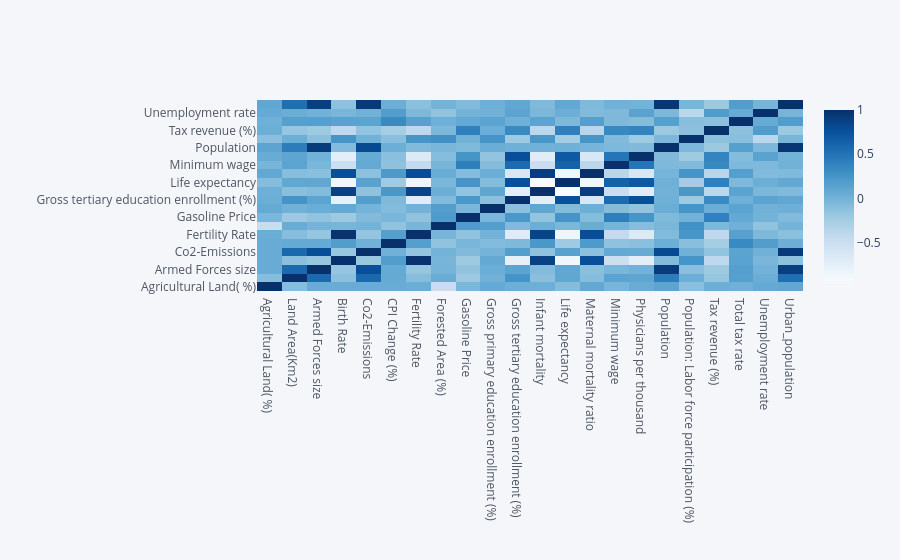

The cell this chart's notebook holds for it:
### Code cell
df.corr(numeric_only=True).iplot(kind = 'heatmap', colorscale ='Blues')

### Figure 1 — Plotly figure (JSON) as saved in the notebook; plotly's stock layout.template omitted (floating-point values rounded to 4 significant figures; data arrays with more than 128 entries replaced by an {"elided": "..."} marker saying what was removed)
{"data": [{"colorscale": [[0, "rgb(247,251,255)"], [0.125, "rgb(222,235,247)"], [0.25, "rgb(198,219,239)"], [0.375, "rgb(158,202,225)"], [0.5, "rgb(107,174,214)"], [0.625, "rgb(66,146,198)"], [0.75, "rgb(33,113,181)"], [0.875, "rgb(8,81,156)"], [1, "rgb(8,48,107)"]], "type": "heatmap", "x": ["Agricultural Land( %)", "Land Area(Km2)", "Armed Forces size", "Birth Rate", "Co2-Emissions", "CPI Change (%)", "Fertility Rate", "Forested Area (%)", "Gasoline Price", "Gross primary education enrollment (%)", "Gross tertiary education enrollment (%)", "Infant mortality", "Life expectancy", "Maternal mortality ratio", "Minimum wage", "Physicians per thousand", "Population", "Population: Labor force participation (%)", "Tax revenue (%)", "Total tax rate", "Unemployment rate", "Urban_population"], "y": ["Agricultural Land( %)", "Land Area(Km2)", "Armed Forces size", "Birth Rate", "Co2-Emissions", "CPI Change (%)", "Fertility Rate", "Forested Area (%)", "Gasoline Price", "Gross primary education enrollment (%)", "Gross tertiary education enrollment (%)", "Infant mortality", "Life expectancy", "Maternal mortality ratio", "Minimum wage", "Physicians per thousand", "Population", "Population: Labor force participation (%)", "Tax revenue (%)", "Total tax rate", "Unemployment rate", "Urban_population"], "z": {"elided": "22x22 float values"}, "zmax": 1, "zmin": -0.9361}], "layout": {"legend": {"bgcolor": "#F5F6F9", "font": {"color": "#4D5663"}}, "paper_bgcolor": "#F5F6F9", "plot_bgcolor": "#F5F6F9", "title": {"font": {"color": "#4D5663"}}, "xaxis": {"gridcolor": "#E1E5ED", "showgrid": true, "tickfont": {"color": "#4D5663"}, "title": {"font": {"color": "#4D5663"}, "text": ""}, "zerolinecolor": "#E1E5ED"}, "yaxis": {"gridcolor": "#E1E5ED", "showgrid": true, "tickfont": {"color": "#4D5663"}, "title": {"font": {"color": "#4D5663"}, "text": ""}, "zerolinecolor": "#E1E5ED"}}}
